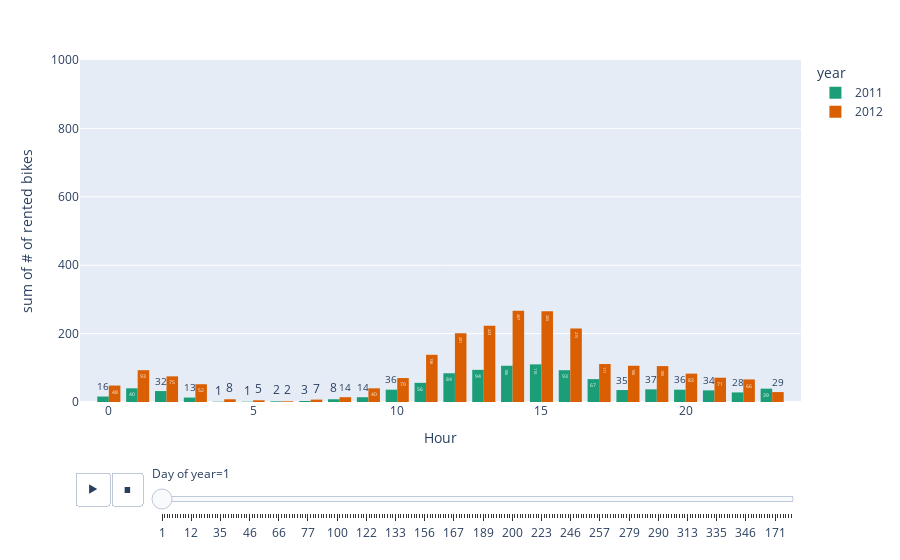

The notebook cell this image was saved under:
### Code cell
px.histogram(
    data_frame=bike,
    x="hour",
    y="count",
    color="year",
    color_discrete_sequence=px.colors.qualitative.Dark2,
    barmode="group",
    nbins=24,
    labels={
        "count": "# of rented bikes",
        "hour": "Hour",
        "day_of_year": "Day of year"
    },
    animation_frame="day_of_year",
    range_y=[0,1000],
    range_x=[-1,24],
    text_auto=True
    )
